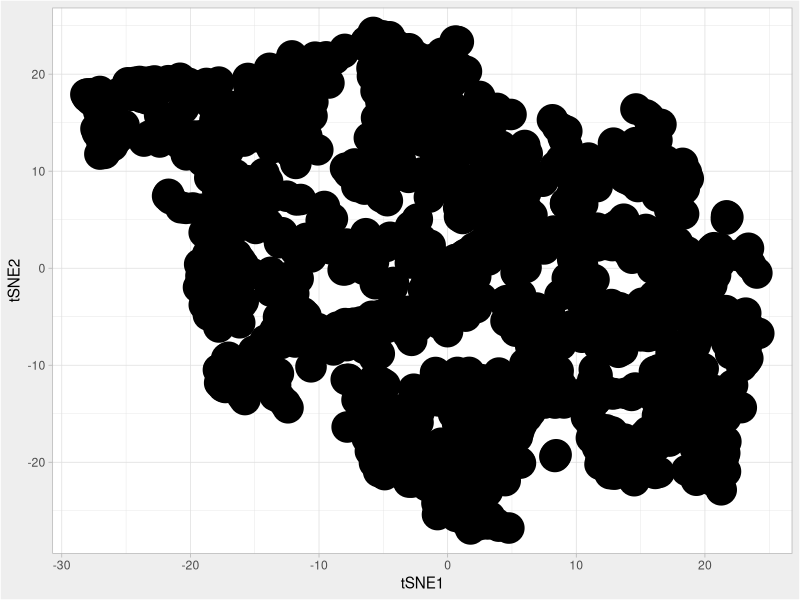
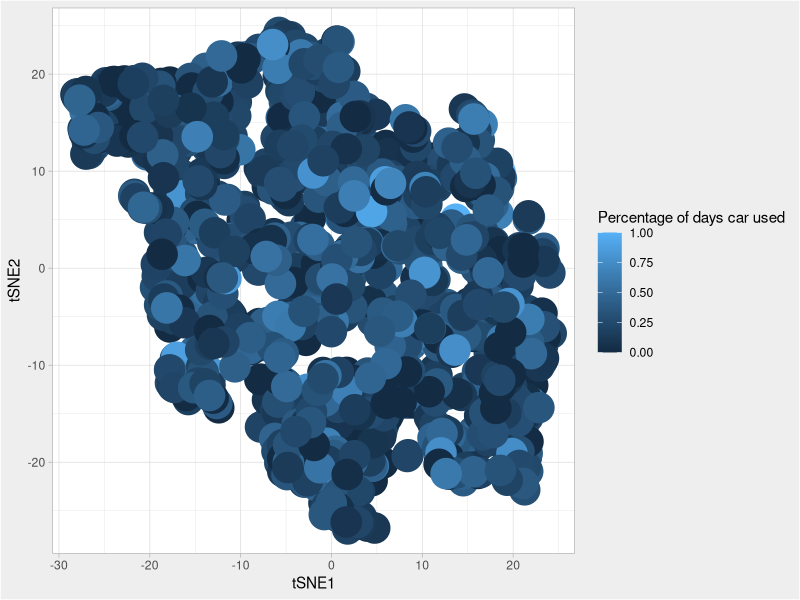
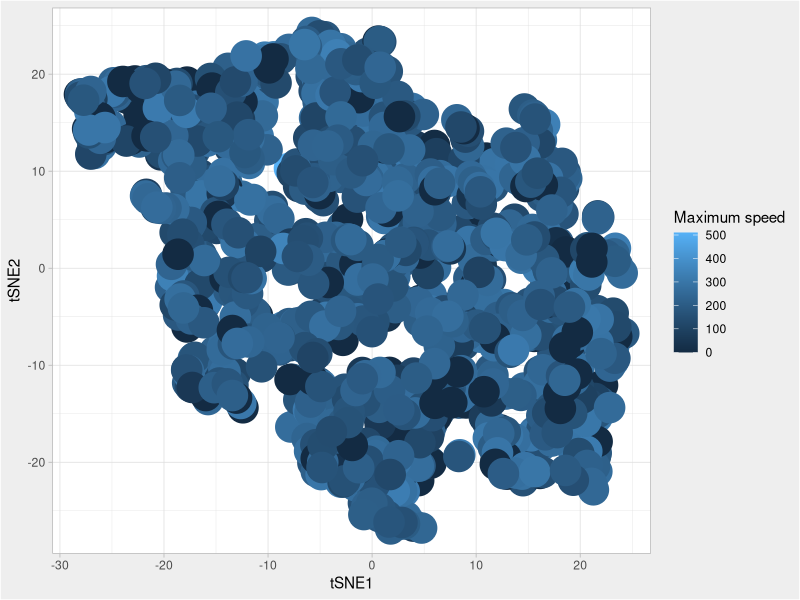
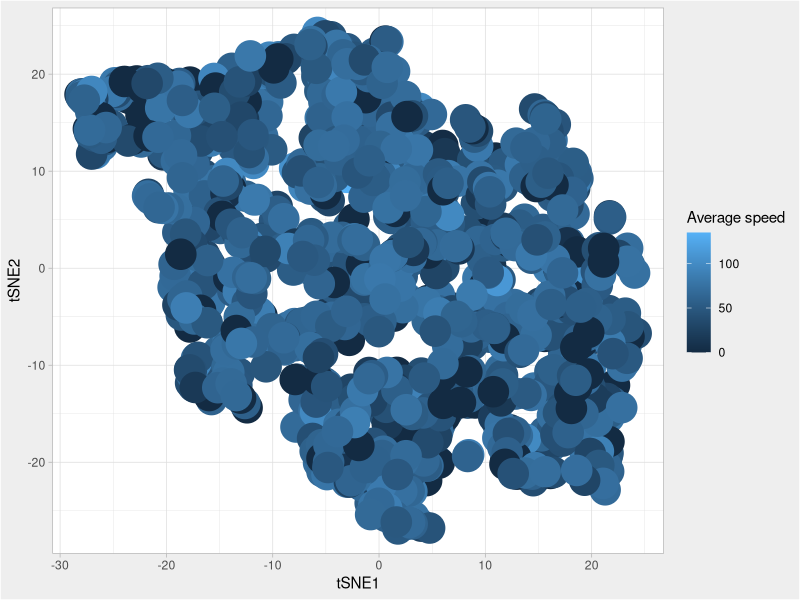
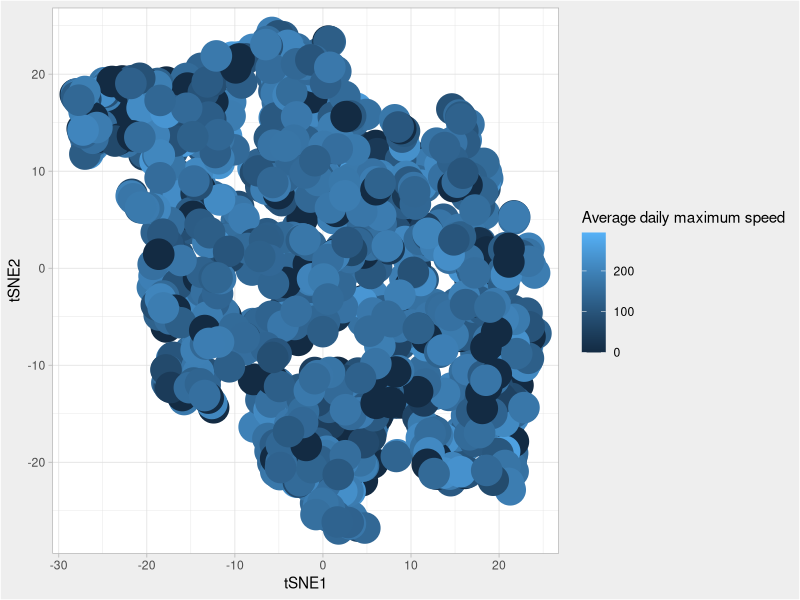
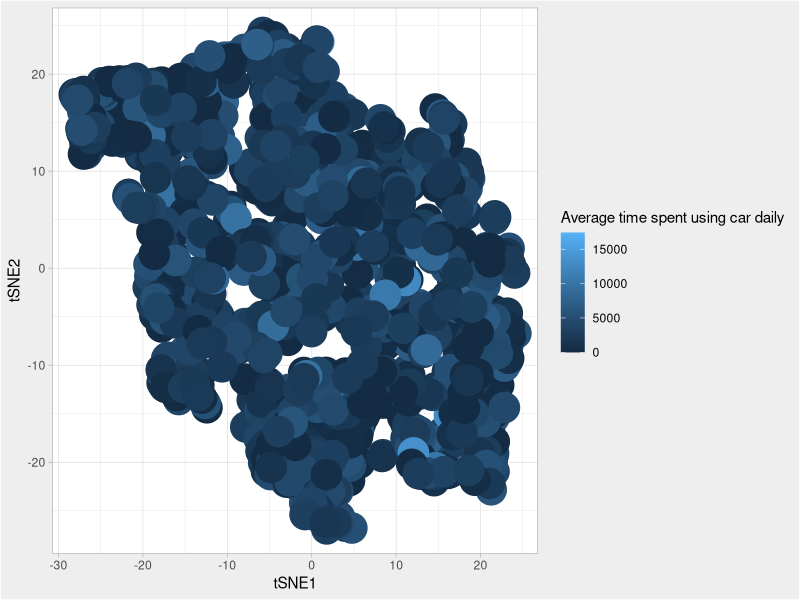

These charts were generated, in order, by the following R code:
## ---- chunk 1
library(tidyverse)
library(Rtsne)
data <- read_csv("confronto.csv")
## ---- chunk 2
df <- data %>%
  select(c(perc_days, overall_max, overall_mean, avg_daily_max, mean_day_length_r_g, vin))
df[is.na(df)] <- 0
df <- df %>% mutate(id = 1:nrow(df))

data_meta <- df %>%
  select(vin, id)


set.seed(12345)
tSNE_fit <- df %>%
  select(!c(vin)) %>%
  column_to_rownames("id") %>% 
  scale() 
tSNE_fit <- unique(tSNE_fit)

tSNE_fit <- tSNE_fit%>% 
  Rtsne(verbose=TRUE)

tSNE_df <- tSNE_fit$Y %>% 
  as.data.frame() %>%
  rename(tSNE1="V1",
         tSNE2="V2") %>%
  mutate(id=row_number())
tSNE_df <- tSNE_df %>%
  inner_join(data_meta, by="id")
## ---- chunk 3
tSNE_df %>%
  ggplot(aes(x = tSNE1, 
             y = tSNE2
  ))+
  geom_point(size=10)+
  theme(legend.position="bottom")+
  theme_light()+
  theme(plot.background = element_rect(fill = "#EEEEEE"), legend.background = element_rect(fill = "#EEEEEE"), legend.key = element_rect(fill = "#EEEEEE"), legend.position = "none")

## ---- chunk 4
tSNE_df <- tSNE_df %>% left_join(df)
## ---- chunk 5
tSNE_df %>%
  ggplot(aes(x = tSNE1, 
             y = tSNE2,
             color=perc_days
  ))+
  geom_point(size=10)+
  labs(color = "Percentage of days car used")+
  theme(legend.position="bottom")+
  theme_light()+
  theme(plot.background = element_rect(fill = "#EEEEEE"), legend.background = element_rect(fill = "#EEEEEE"), legend.key = element_rect(fill = "#EEEEEE"))

## ---- chunk 6
tSNE_df %>%
  ggplot(aes(x = tSNE1, 
             y = tSNE2,
             color=overall_max
  ))+
  geom_point(size=10)+
  labs(color = "Maximum speed")+
  theme(legend.position="bottom")+
  theme_light()+
  theme(plot.background = element_rect(fill = "#EEEEEE"), legend.background = element_rect(fill = "#EEEEEE"), legend.key = element_rect(fill = "#EEEEEE"))

## ---- chunk 7
tSNE_df %>%
  ggplot(aes(x = tSNE1, 
             y = tSNE2,
             color=overall_mean
  ))+
  geom_point(size=10)+
  labs(color = "Average speed")+
  theme(legend.position="bottom")+
  theme_light()+
  theme(plot.background = element_rect(fill = "#EEEEEE"), legend.background = element_rect(fill = "#EEEEEE"), legend.key = element_rect(fill = "#EEEEEE"))

## ---- chunk 8
tSNE_df %>%
  ggplot(aes(x = tSNE1, 
             y = tSNE2,
             color=avg_daily_max
  ))+
  geom_point(size=10)+
  labs(color = "Average daily maximum speed")+
  theme(legend.position="bottom")+
  theme_light()+
  theme(plot.background = element_rect(fill = "#EEEEEE"), legend.background = element_rect(fill = "#EEEEEE"), legend.key = element_rect(fill = "#EEEEEE"))

## ---- chunk 9
tSNE_df %>%
  ggplot(aes(x = tSNE1, 
             y = tSNE2,
             color=mean_day_length_r_g
  ))+
  geom_point(size=10)+
  labs(color = "Average time spent using car daily")+
  theme(legend.position="bottom")+
  theme_light()+
  theme(plot.background = element_rect(fill = "#EEEEEE"), legend.background = element_rect(fill = "#EEEEEE"), legend.key = element_rect(fill = "#EEEEEE"))
